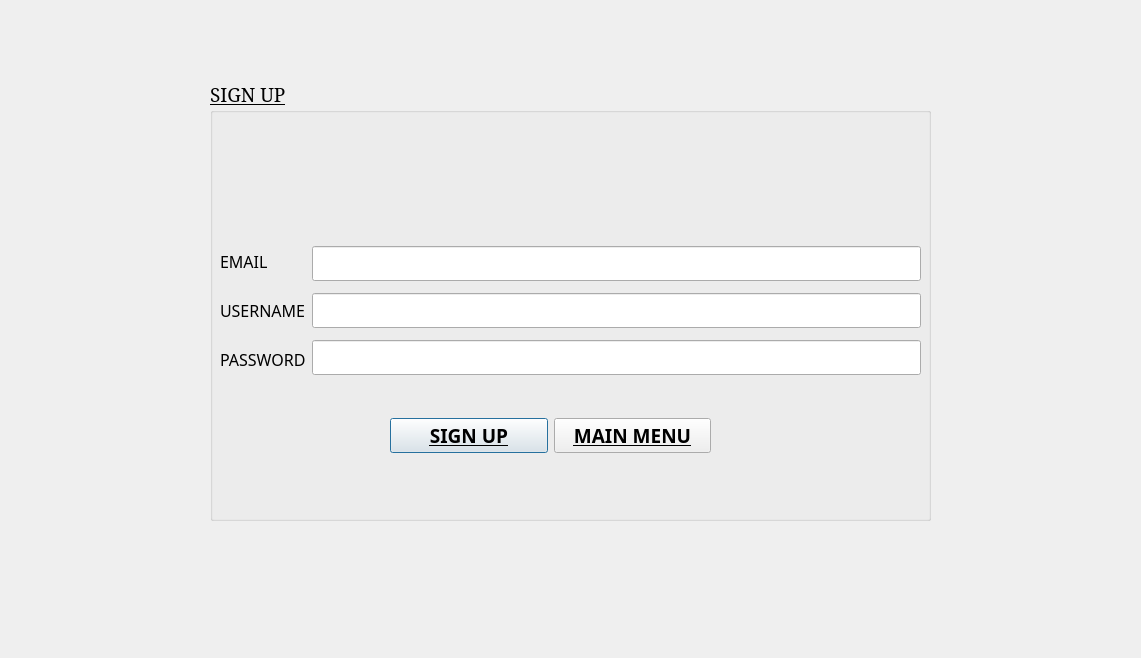
<?xml version="1.0" encoding="UTF-8"?>
<ui version="4.0">
 <class>SignUp</class>
 <widget class="QDialog" name="SignUp">
  <property name="geometry">
   <rect>
    <x>0</x>
    <y>0</y>
    <width>1141</width>
    <height>658</height>
   </rect>
  </property>
  <property name="windowTitle">
   <string>Dialog</string>
  </property>
  <widget class="QGroupBox" name="groupBox_signup">
   <property name="geometry">
    <rect>
     <x>210</x>
     <y>80</y>
     <width>721</width>
     <height>441</height>
    </rect>
   </property>
   <property name="font">
    <font>
     <family>Elephant</family>
     <pointsize>14</pointsize>
     <underline>true</underline>
    </font>
   </property>
   <property name="title">
    <string>SIGN UP</string>
   </property>
   <widget class="QWidget" name="layoutWidget">
    <property name="geometry">
     <rect>
      <x>10</x>
      <y>160</y>
      <width>701</width>
      <height>141</height>
     </rect>
    </property>
    <layout class="QHBoxLayout" name="horizontalLayout">
     <item>
      <layout class="QVBoxLayout" name="verticalLayout">
       <item>
        <widget class="QLabel" name="label_email">
         <property name="font">
          <font>
           <family>Bahnschrift</family>
           <pointsize>12</pointsize>
           <underline>false</underline>
          </font>
         </property>
         <property name="text">
          <string>EMAIL</string>
         </property>
        </widget>
       </item>
       <item>
        <widget class="QLabel" name="label_username">
         <property name="font">
          <font>
           <family>Bahnschrift</family>
           <pointsize>12</pointsize>
           <underline>false</underline>
          </font>
         </property>
         <property name="text">
          <string>USERNAME</string>
         </property>
        </widget>
       </item>
       <item>
        <widget class="QLabel" name="label_password">
         <property name="font">
          <font>
           <family>Bahnschrift</family>
           <pointsize>12</pointsize>
           <underline>false</underline>
          </font>
         </property>
         <property name="text">
          <string>PASSWORD</string>
         </property>
        </widget>
       </item>
      </layout>
     </item>
     <item>
      <layout class="QVBoxLayout" name="verticalLayout_2">
       <item>
        <widget class="QLineEdit" name="LineEdit_email"/>
       </item>
       <item>
        <widget class="QLineEdit" name="LineEdit_username"/>
       </item>
       <item>
        <widget class="QLineEdit" name="LineEdit_password">
         <property name="echoMode">
          <enum>QLineEdit::Password</enum>
         </property>
        </widget>
       </item>
      </layout>
     </item>
    </layout>
   </widget>
   <widget class="QWidget" name="">
    <property name="geometry">
     <rect>
      <x>180</x>
      <y>330</y>
      <width>321</width>
      <height>51</height>
     </rect>
    </property>
    <layout class="QHBoxLayout" name="horizontalLayout_2">
     <item>
      <widget class="QPushButton" name="pushButton">
       <property name="font">
        <font>
         <family>Bahnschrift</family>
         <weight>75</weight>
         <bold>true</bold>
        </font>
       </property>
       <property name="text">
        <string>SIGN UP</string>
       </property>
      </widget>
     </item>
     <item>
      <widget class="QPushButton" name="pushButton_2">
       <property name="font">
        <font>
         <family>Bahnschrift</family>
         <weight>75</weight>
         <bold>true</bold>
        </font>
       </property>
       <property name="text">
        <string>MAIN MENU</string>
       </property>
      </widget>
     </item>
    </layout>
   </widget>
  </widget>
 </widget>
 <resources/>
 <connections/>
</ui>
